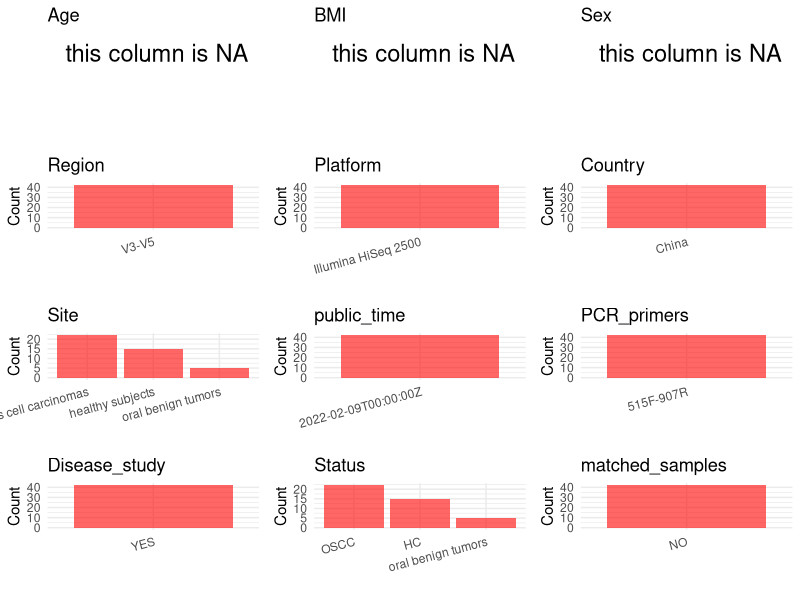

The R source for this figure: (Note: this script raises an error after producing the figure.)
## ---- chunk 1
library(tidyverse)
library(ggplot2)
library(cowplot)

setwd("C:/Users/zyc/Desktop/oral_project/data/projects/PRJNA730970")
initial_meta <- read.csv("SraRunTable.csv", header = TRUE) 
head(initial_meta)
## ---- chunk 2
metadata <- data.frame(
  BioProject = initial_meta$BioProject,
  Run = initial_meta$Run,
  sample_name = initial_meta$Sample.Name,
  Age = NA, 
  BMI = NA,  
  Sex = NA,
  Platform = initial_meta$Instrument,
  Country = initial_meta$geo_loc_name_country,
  Site = initial_meta$env_local_scale,
  public_time = initial_meta$ReleaseDate,
  Status = initial_meta$env_local_scale,
  stringsAsFactors = FALSE
)
## ---- chunk 3

# metadata <- metadata %>% mutate(Site = case_when(
#   grepl("Supragingival dental plaque",Site) ~ "Supragingival dental plaque",
#   TRUE ~ Site
# ))
metadata <- metadata %>% mutate(Status = case_when(
  grepl("oral squamous cell carcinomas",Status) ~ "OSCC",
  grepl("healthy subjects",Status) ~ "HC",
  TRUE ~ Status
))
# metadata <- metadata %>%mutate(Status = case_when(
#   Status == "Oral Neoplasm (Healthy Control)" ~ "HC",
#   Status == "Oral Neoplasm (OSCC)" ~ "OSCC",
#   TRUE ~ "Precancer"
# ))
# metadata <- metadata %>%
#   mutate(Sex = recode(Sex, "female" = "F", "male" = "M"))
# metadata <-metadata%>%
#   mutate(Country = case_when(Country == "Taiwan" ~ "China"))

## ---- chunk 4
metadata$matched_samples <- "NO"
metadata$Region <- "V3-V5"
metadata$title <- "Variations in oral microbiome and its predictive functions between tumorous and healthy individuals"
metadata$Disease_study <- "YES"
metadata$PCR_primers <- "515F-907R"

head(metadata)
## ---- chunk 5
print(paste("Number of unique runs:", length(unique(metadata$Run))))
print(paste("Number of unique sample names:", length(unique(metadata$sample_name))))
## ---- chunk 6
plot_data <- metadata %>%
  select(-BioProject, -Run, -sample_name, -title)

# Function to create simple plots for each column
create_simple_plots <- function(data) {
  plots <- list()
  
  for (col in colnames(data)) {
    # Check if the column is all NA
    if (all(is.na(data[[col]]))) {
      # Create an empty plot with text indicating all NA
      p <- ggplot() +
        annotate("text", x = 0.5, y = 0.5, label = "this column is NA", size = 6) +
        labs(title = col) +
        theme_void()
    } else if (is.numeric(data[[col]])) {
      # Numeric variable: histogram
      p <- ggplot(data, aes(x = .data[[col]])) +
        geom_histogram(fill = "blue", alpha = 0.6, bins = 20, na.rm = TRUE) +
        labs(title = col) +
        theme_minimal()
    } else {
      # Categorical variable: bar plot (remove NA values)
      count_data <- as.data.frame(table(data[[col]], useNA = "ifany"))
      p <- ggplot(count_data, aes(x = reorder(Var1, -Freq), y = Freq)) +
        geom_col(fill = "red", alpha = 0.6) +
        labs(title = col, x = NULL, y = "Count") +
        theme_minimal() +
        theme(axis.text.x = element_text(angle = 15, hjust = 1))
    }
    plots[[col]] <- p
  }
  
  return(plots)
}


plots <- create_simple_plots(plot_data)
p<-plot_grid(plots$Age, 
          plots$BMI, 
          plots$Sex, 
          plots$Region, 
          plots$Platform, 
          plots$Country, 
          plots$Site,
          plots$public_time, 
          plots$PCR_primers,
          plots$Disease_study,
          plots$Status,
          plots$matched_samples,# add 
          ncol = 3, align = "hv", axis = "lb")
ggsave("Metadata_Summary.png", plot = p, width = 8, height = 6, dpi = 150)


## ---- chunk 7
knitr::include_graphics("Metadata_Summary.png")
## ---- chunk 8
metadata <- metadata[, c(
  "BioProject", "Run", "sample_name", "Age", "BMI", "Sex", 
  "Region", "Platform", "Country", "Site", "public_time", 
  "PCR_primers", "title", "Disease_study", "Status","matched_samples"
)]

write.csv(metadata, file = "metadata.csv", quote = TRUE)
